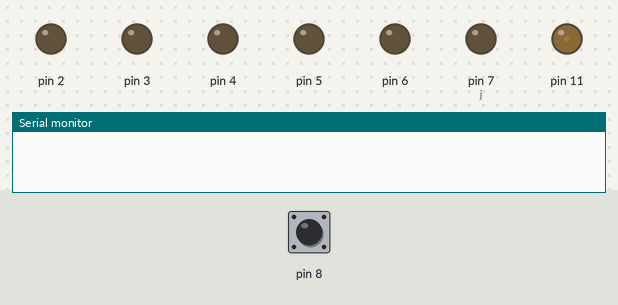
Simulated run of this sketch. Board: Arduino Uno, built with avr-gcc and run on an emulated ATmega328P. On the bench: output pins drawn as LEDs (lit = HIGH), the last lines printed to the serial monitor. Inputs (shaded band) come from the test bench; at power-on: pin 8 HIGH.

Above: at 4.8 s.
4.9 s: pin 8 pulled LOW for 2.35 s
At 6.4 s:
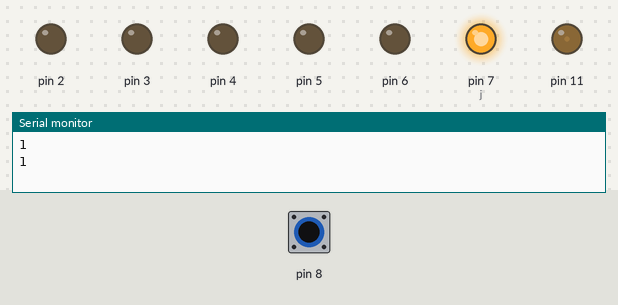
9.5 s: pin 8 pulled LOW for 2.35 s
At 10.7 s:
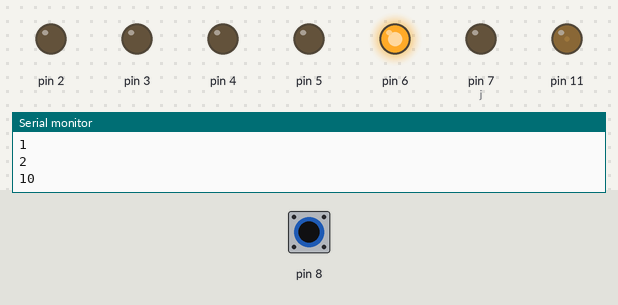
13.5 s: pin 8 pulled LOW for 2.35 s
At 14.9 s:
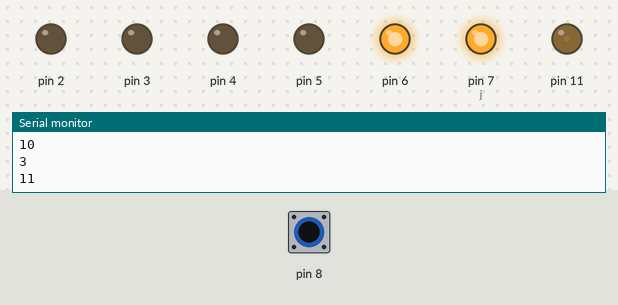
17.5 s: pin 8 pulled LOW for 2.35 s
At 19.2 s:
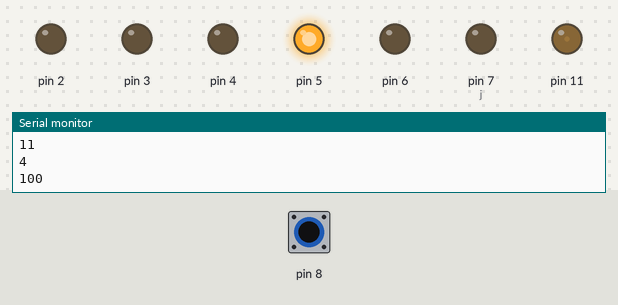
21.5 s: pin 8 pulled LOW for 2.35 s
At 22.3 s:
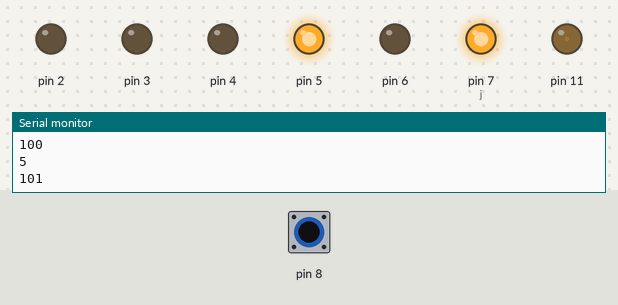
25.5 s: pin 8 driven LOW
At 26.5 s:
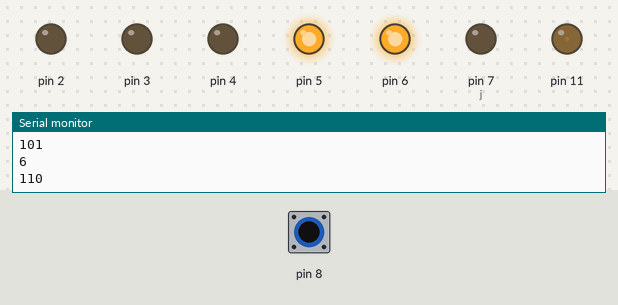
Timing chart, 0 to 37.5 s (numbered marks = the images above; inputs shaded):
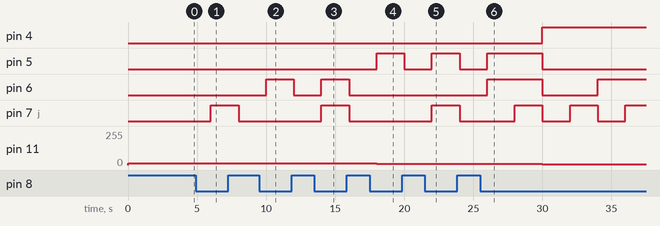

Measured:
- after the input at 4.9 s, pin 7 (j): LOW → HIGH after 1.1 s, → LOW 2.0 s later; pin 11: 15/255 → 14/255 after 1.1 s
- after the input at 9.5 s, pin 6: LOW → HIGH after 0.50 s, → LOW 2.0 s later; pin 11: 14/255 → 13/255 after 0.50 s
- after the input at 13.5 s, pin 6, pin 7 (j): LOW → HIGH after 0.50 s, → LOW 2.0 s later; pin 11: 13/255 → 12/255 after 0.50 s
- after the input at 17.5 s, pin 5: LOW → HIGH after 0.50 s, → LOW 2.0 s later; pin 11: 12/255 → 11/255 after 0.50 s
- after the input at 21.5 s, pin 5, pin 7 (j): LOW → HIGH after 0.50 s, → LOW 2.0 s later; pin 11: 11/255 → 10/255 after 0.50 s
- after the input at 25.5 s, pin 4: LOW → HIGH after 4.5 s; pin 5: LOW → HIGH after 0.50 s, → LOW 4.0 s later; pin 6: LOW → HIGH after 0.50 s, → LOW 4.0 s later, → HIGH 4.0 s later; pin 7 (j): alternates HIGH for 2.0 s and LOW for 2.0 s, starting after 2.5 s; pin 11: moves from 10/255 to 4/255 over 10.0 s, starting after 0.50 s

The sketch:

decimalcount_to_binary.ino
```cpp
//Code for counting the number of button pushes and displaying the output as a binary number
#include <math.h>
void setup()
{
  pinMode(8,INPUT);
  digitalWrite(8,HIGH);

  pinMode(11,OUTPUT);

  pinMode(2,OUTPUT);
  pinMode(3,OUTPUT);
  pinMode(4,OUTPUT);
  pinMode(5,OUTPUT);
  pinMode(6,OUTPUT);
  pinMode(7,OUTPUT);

  Serial.begin(9600);
}
int count=0;

void loop()
{
  digitalWrite(7,LOW);
  digitalWrite(6,LOW);
  digitalWrite(5,LOW);
  digitalWrite(4,LOW);
  digitalWrite(3,LOW);
  digitalWrite(2,LOW);

  int bi=0;
  int lad=0;
  int j=7;

  if (digitalRead(8)==0){
    count+=1;
    Serial.print(count);
    Serial.println();
    bi= dec_to_bin(count);
    Serial.print(bi);
    Serial.println();
    Serial.println();}

  if (count<=15){
    analogWrite(11,15-count);}

  int bi1=bi;

  while (bi1>=1){
    lad=bi1%10;
    bi1/=10;
    if (lad==1){
      digitalWrite(j,HIGH);}
    j-=1;
  }

  delay(2000);

}
int dec_to_bin(int p){
  int i=1;
  int bin=0;
  int rem=0;

  while (p != 0) {
        rem = p % 2;
        p /= 2;
        bin += rem *i;
        i*=10;}
  return bin;
}
```
